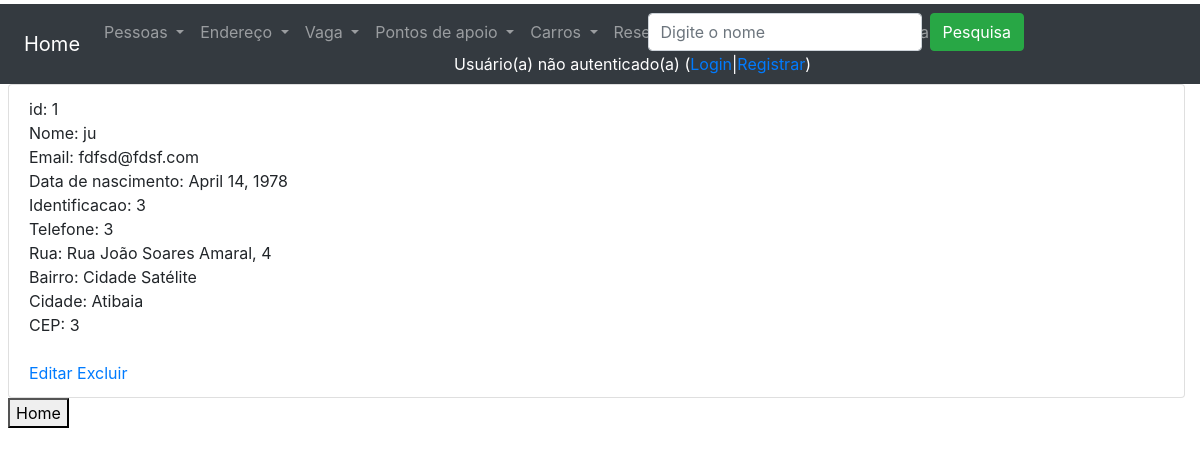
Page /accounts/listagemClientes/ on the earlier database version.
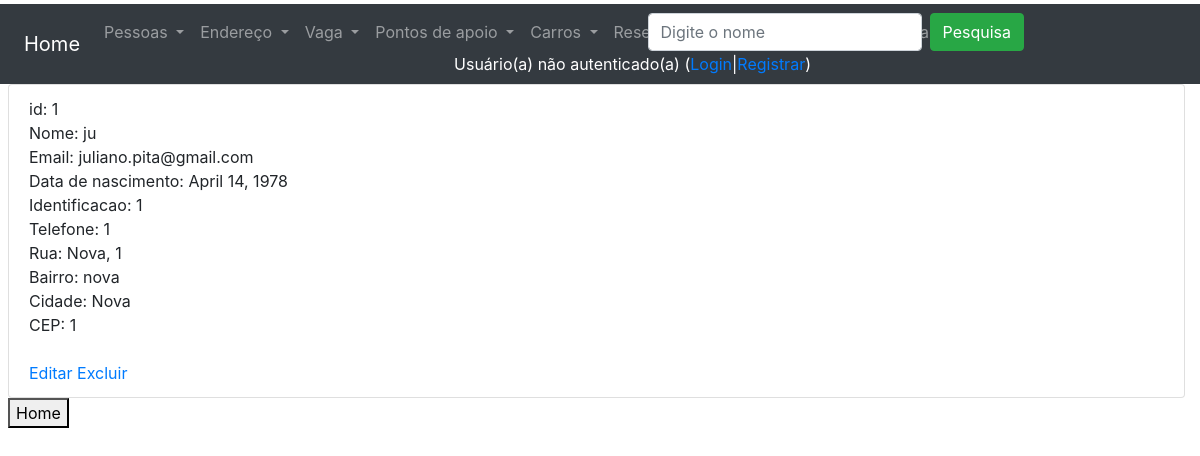
Same page on the later database version.
### core/models.py (models this page shows, shortened)
class Pessoa(models.Model):
    nome = models.CharField(max_length=100, verbose_name='Nome')
    identificacao = models.IntegerField(default=0, verbose_name='Identificação')
    telefone = models.IntegerField(default=0, verbose_name='Telefone')
    endereco = models.ForeignKey(Endereco, on_delete=models.DO_NOTHING, verbose_name='Endereço')
    user = models.ForeignKey(CustomUser, on_delete=models.DO_NOTHING, verbose_name='User')  # verificar se é assim
    class Meta:
        verbose_name_plural = 'Pessoas'

class Cliente(Pessoa):
    dataNascimento = models.DateField(verbose_name='Data de Nascimento')
    isActive = models.BooleanField(default=True, verbose_name='Ativo?')
    class Meta:
        verbose_name_plural = 'Clientes'

class Pessoa(models.Model):
    nome = models.CharField(max_length=100, verbose_name='Nome')
    identificacao = models.IntegerField(default=0, verbose_name='Identificação')
    telefone = models.IntegerField(default=0, verbose_name='Telefone')
    endereco = models.ForeignKey(Endereco, on_delete=models.DO_NOTHING, verbose_name='Endereço')
    user = models.ForeignKey(CustomUser, on_delete=models.DO_NOTHING, verbose_name='User')  # verificar se é assim
    class Meta:
        verbose_name_plural = 'Pessoas'

class Endereco(models.Model):
    rua = models.CharField(max_length=100, verbose_name='Rua')
    cidade = models.CharField(max_length=50, verbose_name='Cidade')
    numero = models.IntegerField(default=0, verbose_name='Número')
    bairro = models.CharField(max_length=50, verbose_name='Bairro')
    cep = models.IntegerField(default=0000000, verbose_name='CEP')
    class Meta:
        verbose_name_plural = 'Endereços'

### users/models.py (models this page shows, shortened)
class CustomUser(AbstractUser):
    username = None
    email = models.EmailField(_("email address"), unique=True)
    USERNAME_FIELD = "email"
    REQUIRED_FIELDS = []
    objects = CustomUserManager()

### core/views.py (the view)
# urls.py: path('accounts/listagemClientes/', listagemClientes, name='url_listagem_clientes'),
def listagemClientes(request):
    if request.POST and request.POST['input_pesquisa']:
        dados = Cliente.objects.filter(pessoa__nome__icontains=request.POST['input_pesquisa'])
    else:
        dados = Cliente.objects.all()
    contexto = {'dados': dados, 'text_input': 'Digite o nome', 'listagem': 'listagem'}
    return render(request, 'core/listagem_clientes.html', contexto)

### core/templates/core/listagem_clientes.html (shortened to what this page needs)
{% extends 'base.html' %}
{% load static %}
{% block main %}
    <ul class="list-group">
        {% for i in dados %}
            {% if i.isActive == True %}
                <li class="list-group-item">
                    id: {{ i.id }} <br>
                    Nome: {{ i.nome }} <br>
                    Email: {{ i.user.email }} <br>
                    Data de nascimento: {{ i.dataNascimento }} <br>
                    Identificacao: {{ i.identificacao }} <br>
                    Telefone: {{ i.telefone }} <br>
                    Rua: {{ i.endereco.rua }}, {{ i.endereco.numero }} <br>
                    Bairro: {{ i.endereco.bairro }}<br>
                    Cidade: {{ i.endereco.cidade }} <br>
                    CEP: {{ i.endereco.cep }} <br>
                    <br>
                    <a href="{% url 'url_altera_cliente' i.id %}">Editar</a>
                    <a href="{% url 'url_exclui_cliente' i.id %}">Excluir</a>
                </li>
            {% endif %}
        {% empty %}
            Não há clientes cadastrados.
        {% endfor %}
    </ul>
    <button onclick="window.location.href='/'">Home</button>
{% endblock %}

Differences in the rows shown:
changed through a linked row, Cliente "ju": user.email "fdfsd@fdsf.com" → "juliano.pita@gmail.com"; identificacao "3" → "1"; telefone "3" → "1"; endereco.rua "Rua João Soares Amaral" → "Nova"; endereco.numero "4" → "1"; endereco.bairro "Cidade Satélite" → "nova"; endereco.cidade "Atibaia" → "Nova"; endereco.cep "3" → "1"
